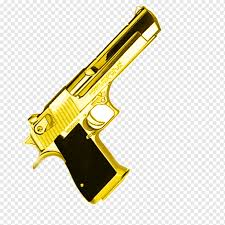
#> input picture classfier_resimler/silah/10.jpeg, 225 x 225 px; its folder holds only this picture in this run
$ python silah_resim_name_change.py
#> lines starting #> are read from the running program, lines starting #| are printed output that depends on the picture
import glob
import cv2
list1 = []
jpeg = glob.glob("*.jpeg")
png = glob.glob("*.png")
jpg = glob.glob("*.jpg")
for i in jpeg:
    list1.append(i)
for i in png:
    list1.append(i)
for i in jpg:
    list1.append(i)
say = 0
for yeni in list1:
    say = say+1
    resim = cv2.imread(yeni)
#> resim is the input picture: shape (225, 225, 3); mean B, G, R 205.8, 222.2, 225.1
    scale_p = 60
    width = int(resim.shape[1]*scale_p/100)
#> width = 135
    height = int(resim.shape[0]*scale_p/100)
#> height = 135
    dim = (width,height)
#> dim = (135, 135)
    resized = cv2.resize(resim,dim,interpolation=cv2.INTER_AREA)
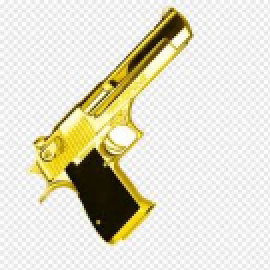
#> resized: shape (135, 135, 3) (shown 2 times larger); mean B, G, R 205.8, 222.2, 225.1
    resized = cv2.cvtColor(resized,cv2.COLOR_BGR2GRAY)
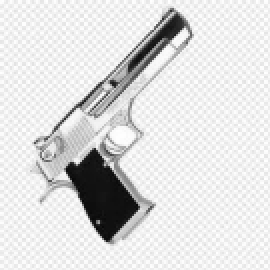
#> resized: shape (135, 135) (shown 2 times larger); min 6, max 255, mean 221.2
    cv2.imwrite("gri-resized/silah_"+str(say)+".jpg",resized)
cv2.waitKey(0)
cv2.destroyAllWindows()

$ run again, on classfier_resimler/silah/108.jpeg
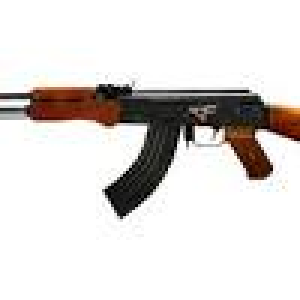
#> input picture classfier_resimler/silah/108.jpeg, 100 x 100 px (shown 3 times larger)
#> resim is the input picture: shape (100, 100, 3); mean B, G, R 216.9, 218.9, 222.3
#> `resized = cv2.resize(resim,dim,interpolation=cv2.INTER_AREA)`:
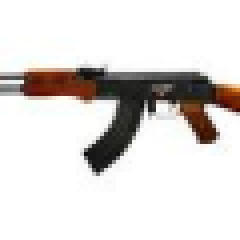
#> resized: shape (60, 60, 3) (shown 4 times larger); mean B, G, R 216.9, 218.9, 222.3
#> `resized = cv2.cvtColor(resized,cv2.COLOR_BGR2GRAY)`:
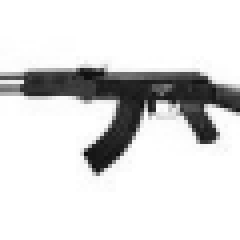
#> resized: shape (60, 60) (shown 4 times larger); min 14, max 255, mean 219.7

$ run again, on classfier_resimler/silah/101.jpeg
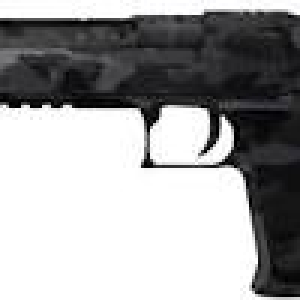
#> input picture classfier_resimler/silah/101.jpeg, 100 x 100 px (shown 3 times larger)
#> resim is the input picture: shape (100, 100, 3); mean B, G, R 160.4, 159.8, 159.8
#> `resized = cv2.resize(resim,dim,interpolation=cv2.INTER_AREA)`:
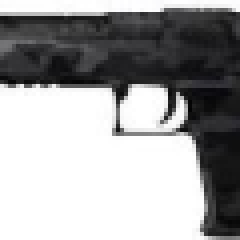
#> resized: shape (60, 60, 3) (shown 4 times larger); mean B, G, R 160.4, 159.8, 159.8
